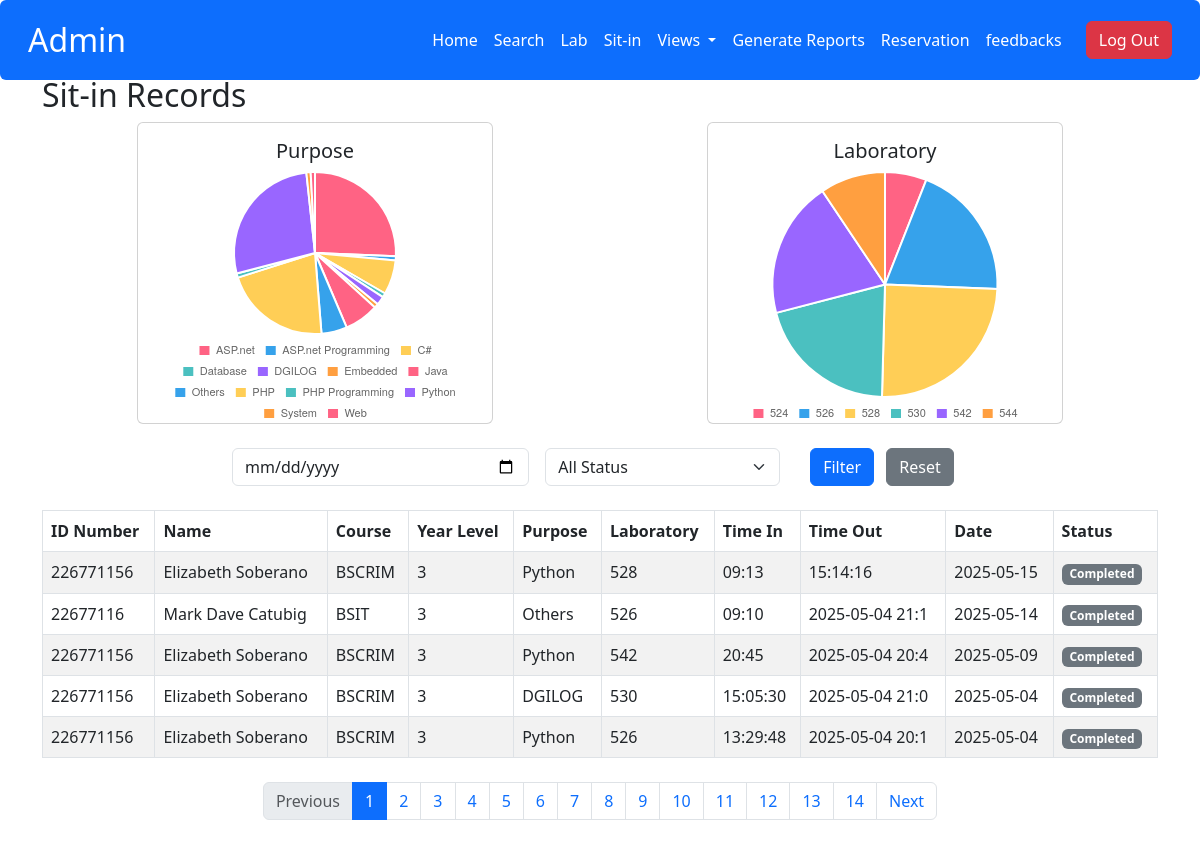
The app's page /admin/sit-in-records.php, older data.
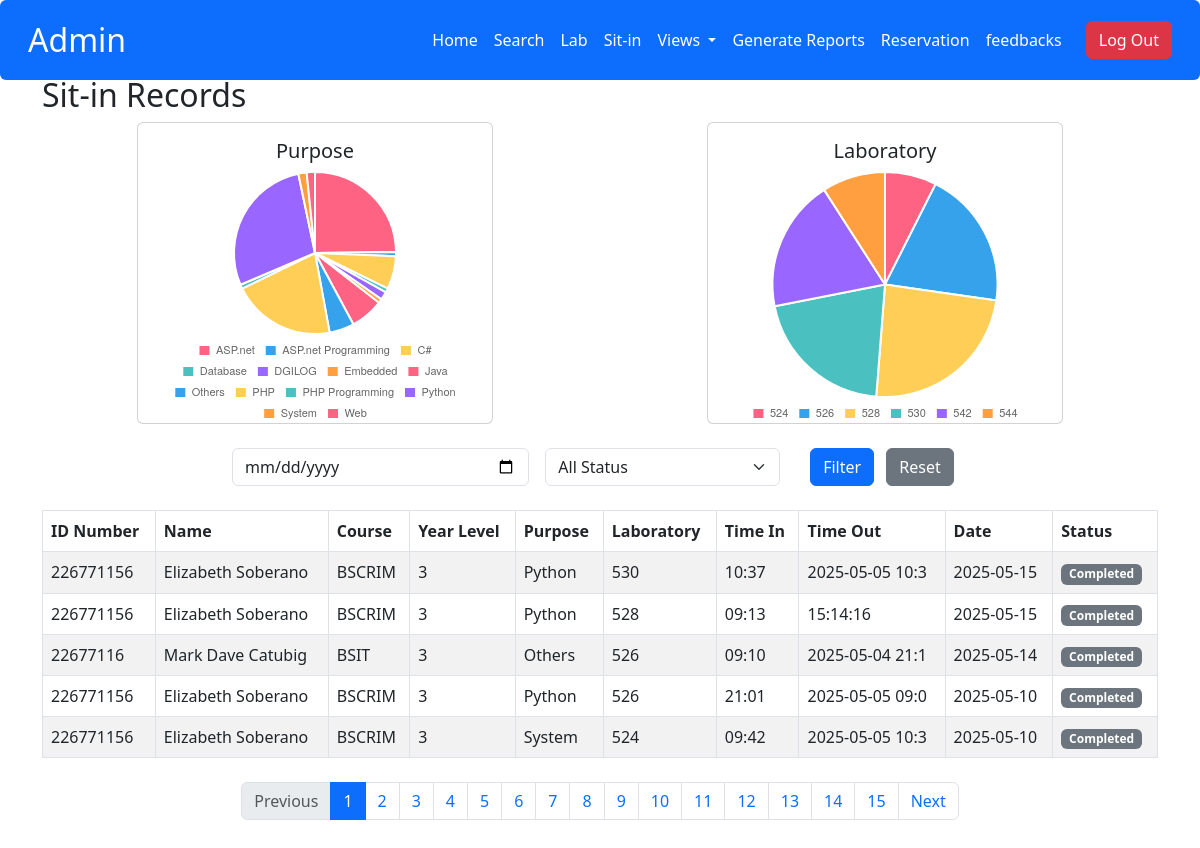
The same page, newer data.
### tables this page shows
CREATE TABLE `student_sit_in` (
  `sit_id` int(11) NOT NULL,
  `id_number` int(11) NOT NULL,
  `sit_purpose` varchar(50) NOT NULL,
  `sit_lab` varchar(20) NOT NULL,
  `pc_number` int(11) NOT NULL DEFAULT 0,
  `time_in` varchar(15) NOT NULL,
  `time_out` varchar(15) NOT NULL,
  `sit_date` varchar(10) NOT NULL,
  `status` varchar(20) NOT NULL
);

CREATE TABLE `user` (
  `id` int(11) NOT NULL,
  `lname` varchar(50) DEFAULT NULL,
  `fname` varchar(50) DEFAULT NULL,
  `MName` varchar(50) DEFAULT NULL,
  `Course` varchar(50) DEFAULT NULL,
  `Level` varchar(10) DEFAULT NULL,
  `username` varchar(50) DEFAULT NULL,
  `password` varchar(255) NOT NULL,
  `image` varchar(255) DEFAULT NULL,
  `email` varchar(100) NOT NULL,
  `address` varchar(255) DEFAULT NULL,
  `role` enum('admin','user') NOT NULL DEFAULT 'user',
  `remaining_session` int(11) NOT NULL DEFAULT 30,
  `points` int(11) DEFAULT 0
);

### admin/sit-in-records.php (the view, shortened to what this page needs)
<?php
$conn = openConnection();
$records_per_page = 5;
$page = isset($_GET['page']) ? (int)$_GET['page'] : 1;
$offset = ($page - 1) * $records_per_page;
$date_filter = isset($_GET['date']) ? $_GET['date'] : '';
$status_filter = isset($_GET['status']) ? $_GET['status'] : '';
$sql = "SELECT s.*, u.fname, u.lname, u.course, u.level
        FROM student_sit_in s
        JOIN user u ON s.id_number = u.id
        WHERE 1=1";
$total_records_query = $conn->query($sql);
$total_records = $total_records_query->num_rows;
$total_pages = ceil($total_records / $records_per_page);
$sql .= " ORDER BY s.sit_date DESC, s.time_in DESC LIMIT $offset, $records_per_page";
$result = $conn->query($sql);
$purpose_sql = "SELECT sit_purpose, COUNT(*) as count FROM student_sit_in GROUP BY sit_purpose";
$purpose_result = $conn->query($purpose_sql);
$purposes = array();
$purpose_counts = array();
while($row = $purpose_result->fetch_assoc()) {
    $purposes[] = $row['sit_purpose'];
    $purpose_counts[] = $row['count'];
}
$lab_sql = "SELECT sit_lab, COUNT(*) as count FROM student_sit_in GROUP BY sit_lab";
$lab_result = $conn->query($lab_sql);
$labs = array();
$lab_counts = array();
while($row = $lab_result->fetch_assoc()) {
    $labs[] = $row['sit_lab'];
    $lab_counts[] = $row['count'];
}
?>
<!DOCTYPE html>
<html lang="en">
<head>
    <link href="https://cdn.jsdelivr.net/npm/bootstrap@5.3.0/dist/css/bootstrap.min.css" rel="stylesheet">
    <link rel="stylesheet" href="https://cdn.datatables.net/1.11.5/css/dataTables.bootstrap5.min.css">
</head>
<body class="bg-white">
    <?php include 'admin_navbar.php' ?>
    <div class="content-wrapper">
        <div class="container">
            <h2>Sit-in Records</h2>
            <div class="row mb-4 justify-content-center">
            <div class="col-md-4 mx-auto">
                    <div class="card">
                        <div class="card-body" style="height: 300px;">
                            <h5 class="card-title text-center">Purpose </h5>
                            <canvas id="purposeChart"></canvas>
                        </div>
                    </div>
                </div>
                <div class="col-md-4 mx-auto">
                    <div class="card">
                        <div class="card-body" style="height: 300px;">
                            <h5 class="card-title text-center">Laboratory </h5>
                            <canvas id="labChart"></canvas>
                        </div>
                    </div>
                </div>
            </div>
            <div class="row justify-content-center mb-4">
                <div class="col-md-8">
                    <form method="GET" class="row g-3">
                        <div class="col-md-5">
                            <input type="date" name="date" class="form-control" value="<?php echo $date_filter; ?>">
                        </div>
                        <div class="col-md-4">
                            <select name="status" class="form-select">
                                <option value="">All Status</option>
                            </select>
                        </div>
                        <div class="col-md-3 text-center">
                            <button type="submit" class="btn btn-primary me-2">Filter</button>
                            <a href="sit-in-records.php" class="btn btn-secondary">Reset</a>
                        </div>
                    </form>
                </div>
            </div>
            <div class="table-responsive">
                <table class="table table-striped table-bordered">
                    <thead>
                        <tr>
                            <th>ID Number</th>
                            <th>Name</th>
                            <th>Course</th>
                            <th>Year Level</th>
                            <th>Purpose</th>
                            <th>Laboratory</th>
                            <th>Time In</th>
                            <th>Time Out</th>
                            <th>Date</th>
                            <th>Status</th>
                        </tr>
                    </thead>
                    <tbody>
                        <?php while($row = $result->fetch_assoc()): ?>
                        <tr>
                            <td><?php echo htmlspecialchars($row['id_number']); ?></td>
                            <td><?php echo htmlspecialchars($row['fname'] . ' ' . $row['lname']); ?></td>
                            <td><?php echo htmlspecialchars($row['course']); ?></td>
                            <td><?php echo htmlspecialchars($row['level']); ?></td>
                            <td><?php echo htmlspecialchars($row['sit_purpose']); ?></td>
                            <td><?php echo htmlspecialchars($row['sit_lab']); ?></td>
                            <td><?php echo htmlspecialchars($row['time_in']); ?></td>
                            <td><?php echo $row['time_out'] ? htmlspecialchars($row['time_out']) : '-'; ?></td>
                            <td><?php echo htmlspecialchars($row['sit_date']); ?></td>
                            <td>
                                <span class="badge <?php echo $row['status'] == 'Active' ? 'bg-success' : 'bg-secondary'; ?>">
                                    <?php echo htmlspecialchars($row['status']); ?>
                                </span>
                            </td>
                        </tr>
                        <?php endwhile; ?>
                    </tbody>
                </table>
                <div class="d-flex justify-content-center mt-4">
                    <nav aria-label="Page navigation">
                        <ul class="pagination">
                            <li class="page-item <?php echo ($page <= 1) ? 'disabled' : ''; ?>">
                                <a class="page-link" href="?page=<?php echo $page-1; ?>&date=<?php echo $date_filter; ?>&status=<?php echo $status_filter; ?>">Previous</a>
                            </li>
                            <?php for($i = 1; $i <= $total_pages; $i++): ?>
                                <li class="page-item <?php echo ($page == $i) ? 'active' : ''; ?>">
                                    <a class="page-link" href="?page=<?php echo $i; ?>&date=<?php echo $date_filter; ?>&status=<?php echo $status_filter; ?>"><?php echo $i; ?></a>
                                </li>
                            <?php endfor; ?>
                            <li class="page-item <?php echo ($page >= $total_pages) ? 'disabled' : ''; ?>">
                                <a class="page-link" href="?page=<?php echo $page+1; ?>&date=<?php echo $date_filter; ?>&status=<?php echo $status_filter; ?>">Next</a>
                            </li>
                        </ul>
                    </nav>
                </div>
            </div>
        </div>
    </div>
    <script>
        document.addEventListener('DOMContentLoaded', function() {
            const chartOptions = {
                responsive: true,
                maintainAspectRatio: false,
                plugins: {
                    legend: {
                        position: 'bottom',
                        align: 'center',
                        labels: {
                            boxWidth: 12,
                            font: {
                                size: 11
                            }
                        }
                    }
                },
                layout: {
                    padding: {
                        top: 0,
                        bottom: 10
                    }
                }
            };
            // Purpose Chart
            const ctxPurpose = document.getElementById('purposeChart').getContext('2d');
            new Chart(ctxPurpose, {
                type: 'pie',
                data: {
                    labels: <?php echo json_encode($purposes); ?>,
                    datasets: [{
                        data: <?php echo json_encode($purpose_counts); ?>,
                        backgroundColor: ['#FF6384', '#36A2EB', '#FFCE56', '#4BC0C0', '#9966FF', '#FF9F40']
                    }]
                },
                options: chartOptions
            });
            // Laboratory Chart
            const ctxLab = document.getElementById('labChart').getContext('2d');
            new Chart(ctxLab, {
                type: 'pie',
                data: {
                    labels: <?php echo json_encode($labs); ?>,
                    datasets: [{
                        data: <?php echo json_encode($lab_counts); ?>,
                        backgroundColor: ['#FF6384', '#36A2EB', '#FFCE56', '#4BC0C0', '#9966FF', '#FF9F40']
                    }]
                },
                options: chartOptions
            });
        });
    </script>
</body>
</html>

### admin/admin_navbar.php (shortened to what this page needs)
<div class="navbar navbar-expand-lg navbar-dark bg-primary rounded p-3">
    <div class="container-fluid">
        <a class="navbar-brand d-flex align-items-center" href="#">
            <h2 class="mb-0 text-white"> Admin</h2>
        </a>
        <div class="collapse navbar-collapse" id="navbarNav">
            <ul class="navbar-nav ms-auto">
                <li class="nav-item"><a class="nav-link text-white" href="admin_Dashboard.php">Home</a></li>
                <li class="nav-item"><a class="nav-link text-white" href="search.php">Search</a></li>
                <li class="nav-item"><a class="nav-link text-white" href="lab_management.php">Lab</a></li>
                <li class="nav-item"><a class="nav-link text-white" href="sit-in.php">Sit-in</a></li>
                <li class="nav-item dropdown">
                    <a class="nav-link dropdown-toggle text-white" href="#" id="viewsDropdown" role="button" data-bs-toggle="dropdown" aria-expanded="false">
                        Views
                    </a>
                </li>
                <li class="nav-item"><a class="nav-link text-white" href="generate_report.php">Generate Reports</a></li>
                <li class="nav-item"><a class="nav-link text-white" href="view_reservations.php">Reservation</a></li>
                <li class="nav-item"><a class="nav-link text-white" href="view_feedback.php">   </i> feedbacks</a></li>
            </ul>
                <a href="../users/index.php" class="btn btn-danger ms-lg-3">Log Out</a>
        </div>
    </div>
</div>

### admin/sit-in-records.php (style rules this page uses)
.content-wrapper { height: calc(100vh - 56px); overflow-y: auto; padding: 20px; margin-top: 56px; }
body { overflow: hidden; }
.navbar { position: fixed; top: 0; left: 0; right: 0; z-index: 1000; }

Row changes from the older to the newer data that the page shows:
no longer on this page (row unchanged): student_sit_in: id_number "226771156", user.fname+lname "Elizabeth Soberano", user.Course "BSCRIM", user.Level "3", sit_purpose "Python", sit_lab "542", time_in "20:45", time_out "2025-05-04 20:4", sit_date "2025-05-09", status "Completed"
no longer on this page (row unchanged): student_sit_in: id_number "226771156", user.fname+lname "Elizabeth Soberano", user.Course "BSCRIM", user.Level "3", sit_purpose "DGILOG", sit_lab "530", time_in "15:05:30", time_out "2025-05-04 21:0", sit_date "2025-05-04", status "Completed"
no longer on this page (row unchanged): student_sit_in: id_number "226771156", user.fname+lname "Elizabeth Soberano", user.Course "BSCRIM", user.Level "3", sit_purpose "Python", sit_lab "526", time_in "13:29:48", time_out "2025-05-04 20:1", sit_date "2025-05-04", status "Completed"
added student_sit_in: id_number "226771156", user.fname+lname "Elizabeth Soberano", user.Course "BSCRIM", user.Level "3", sit_purpose "Python", sit_lab "530", time_in "10:37", time_out "2025-05-05 10:3", sit_date "2025-05-15", status "Completed"
added student_sit_in: id_number "226771156", user.fname+lname "Elizabeth Soberano", user.Course "BSCRIM", user.Level "3", sit_purpose "Python", sit_lab "526", time_in "21:01", time_out "2025-05-05 09:0", sit_date "2025-05-10", status "Completed"
added student_sit_in: id_number "226771156", user.fname+lname "Elizabeth Soberano", user.Course "BSCRIM", user.Level "3", sit_purpose "System", sit_lab "524", time_in "09:42", time_out "2025-05-05 10:3", sit_date "2025-05-10", status "Completed"
Text that changed along with them:
chart data {{ json_encode($purpose_counts) }}: ["30","1","8","1","2","1","8","6","25","1","32","1","1"] → ["30","1","8","1","2","1","8","6","25","1","34","2","2"]
chart data {{ json_encode($lab_counts) }}: ["7","23","29","24","23","11"] → ["9","24","29","25","23","11"]
new list line: "15"
